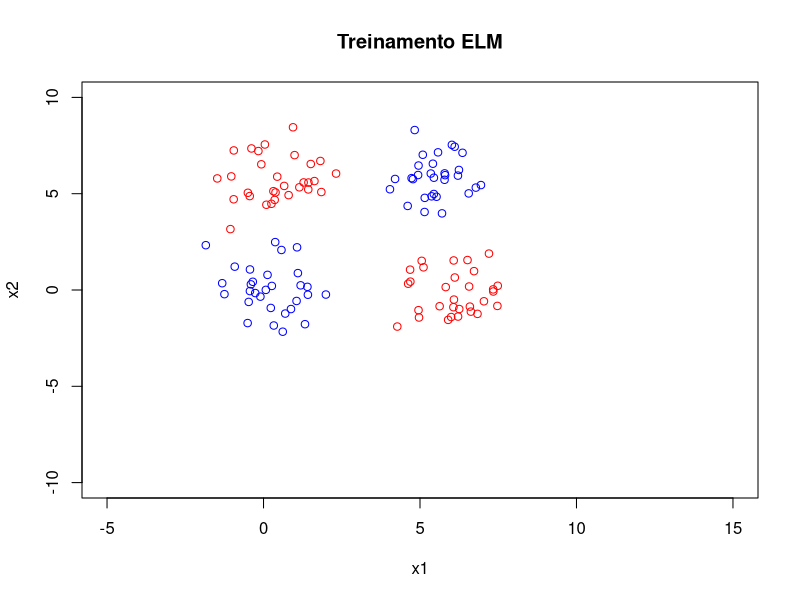

Generate this figure with R:
rm(list = ls())
# dev.off()

library("corpcor") # usado para função da pseudoinversa

N <- 60
p <- 20

xc1p1 <- cbind(rnorm(N / 2) + 6, rnorm(N / 2))
xc1p2 <- cbind(rnorm(N / 2), rnorm(N / 2) + 6)
xc1 <- rbind(xc1p1, xc1p2)

xc2p1 <- cbind(rnorm(N / 2), rnorm(N / 2))
xc2p2 <- cbind(rnorm(N / 2) + 6, rnorm(N / 2) + 6)
xc2 <- rbind(xc2p1, xc2p2)

plot(
  NULL,
  main = "Treinamento ELM",
  xlab = "x1",
  ylab = "x2",
  ylim = c(-10, 10),
  xlim = c(-5, 15)
)

points(xc1[, 1], xc1[, 2], col = "red")
points(xc2[, 1], xc2[, 2], col = "blue")

Y <- rbind(matrix(-1, nrow = N), matrix(1, nrow = N))

Z <- replicate(p, runif(3, -0.5, 0.5))

X <- as.matrix(rbind(xc1, xc2))

Xaug <- cbind(replicate(N, 1), X)

H <- tanh(Xaug %*% Z) # tanh é a função de ativação da camada intermediária

W <- pseudoinverse(H) %*% Y

Yhat_train <- sign(H %*% W)
e_train <- sum((Y - Yhat_train)^2) / 4
print(e_train)

## testes

xc1p1_t <- cbind(rnorm(N / 2), rnorm(N / 2))
xc1p2_t <- cbind(rnorm(N / 2), rnorm(N / 2) + 6)
xc1_t <- rbind(xc1p1_t, xc1p2_t)

xc2p1_t <- cbind(rnorm(N / 2), rnorm(N / 2))
xc2p2_t <- cbind(rnorm(N / 2), rnorm(N / 2) + 6)
xc2_t <- rbind(xc2p1_t, xc2p2_t)

X_t <- rbind(xc1_t, xc2_t)

Xaug_t <- cbind(replicate(N, 1), X_t)

H_t <- tanh(Xaug_t %*% Z)
Yhat_t <- sign(H_t %*% W)
e_t <- sum((Y - Yhat_t)^2) / 4

print(e_t)
